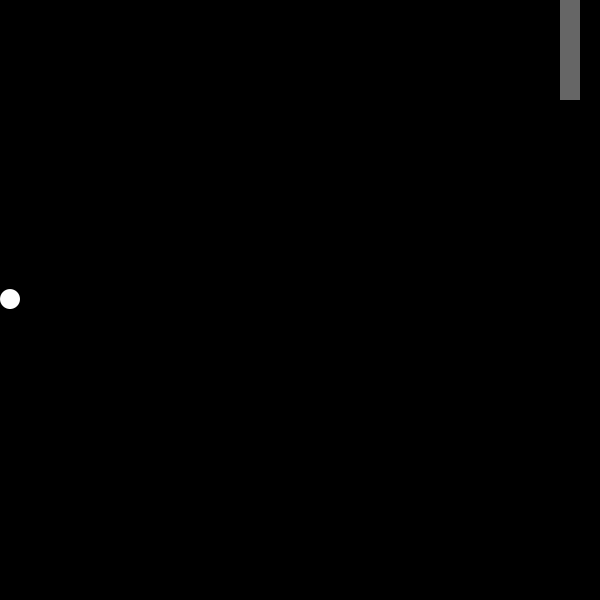
Frame 1 (no input)
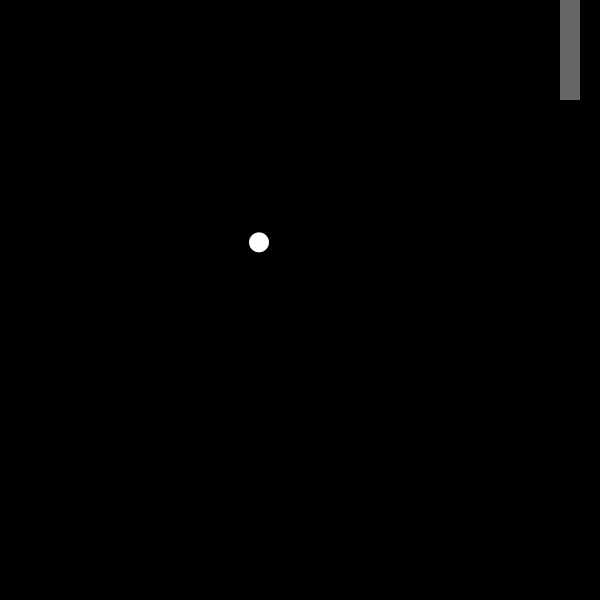
Frame 60 (the mouse pressed at the canvas centre just before this capture)
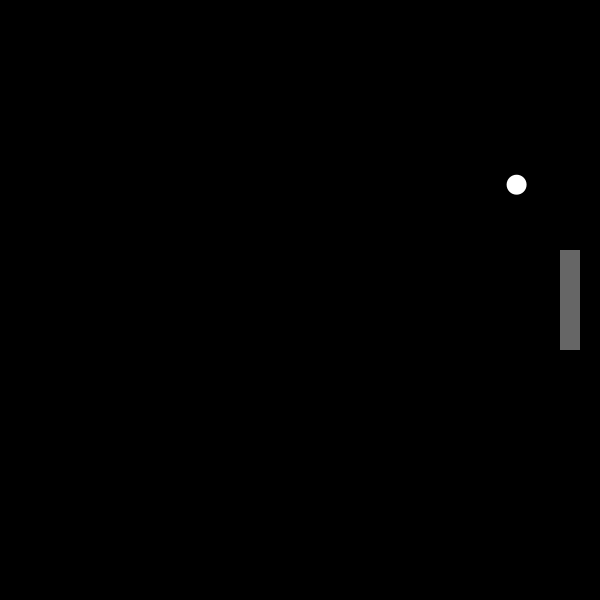
Frame 120 (the mouse held since frame 60 and released just before this capture)

The Processing sketch that drew these frames (run headless with seeded random() and noise(); from frame 60 on, the mouse is pressed at the canvas centre):

// Processing sketch: pong_one_player_2
// ── pong_one_player_2.pde
Ball ball;
Paddle paddle;

void setup() {
  size(600, 600);
  paddle = new Paddle();
  ball = new Ball();
  noCursor();
}

void draw() {
  background(0);

  paddle.update();  // Update paddle
  paddle.display();  // Draw paddle

  ball.update();  // Update ball
  ball.display();  // Draw ball

  // Set variable to true if shapes are overlapping, false if not
  boolean collision = hitPaddle(paddle, ball);
                                
  if (collision == true) {
    ball.hit(paddle);
  }
}

boolean hitPaddle(Paddle p, Ball b) {
 
  float circleDistanceX = abs(b.x - p.x - p.w/2);
  float circleDistanceY = abs(b.y - p.y - p.h/2);
 
  if (circleDistanceX > (p.w/2 + b.radius)) { return false; }
  if (circleDistanceY > (p.h/2 + b.radius)) { return false; }
  if (circleDistanceX <= p.w/2) { return true; }
  if (circleDistanceY <= p.h/2) { return true; }
 
  float cornerDistance = pow(circleDistanceX - p.w/2, 2) + pow(circleDistanceY - p.h/2, 2);
  if (cornerDistance <= pow(b.radius, 2)) {
    return true; 
  } else {
    return false;
  }
}
// ── Ball.pde
class Ball {

  float x;  // X-coordinate of the ball
  float y;  // Y-coordinate of the ball
  float diameter = 20.0;  // Diameter of the ball
  float radius = diameter/2;  // Radius of the ball
  float speedX = random(3, 5);  // Speed along the x-axis
  float speedY = random(-2, 2);  // Speed along the y-axis

  Ball() {
    x = -radius;
    y = height/2;
  }
  
  // Change ball position
  void update() {
    // Update ball coordinates
    x = x + speedX;
    y = y + speedY;

    // Reset position if ball leaves the screen
    if (x > width + radius) {
      x = -radius;
      y = random(height*0.25, height*0.75);
      speedX = random(5, 15);
      speedY = random(-6, 6);
    }

    // If ball hits the left edge, change direction of X
    if (x < radius) {
      x = radius;
      speedX = speedX * -1;
    } 

    // If ball hits top or bottom, change direction of Y  
    if (y > height - radius) {
      y = height - radius;
      speedY = speedY * -1;
    } else if (y < radius) {
      y = radius;
      speedY = speedY * -1;
    }
  }
  
  // Draw ball to the display window
  void display() {
    fill(255);
    noStroke();
    ellipse(x, y, diameter, diameter);
  }
  
  // Change ball direction when paddle is hit
  // and bump it back to the edge of the paddle
  void hit(Paddle p) {
    speedX = speedX * -1;
    x += speedX;
  }
  
}
// ── Paddle.pde
class Paddle {

  int x;  // X-coordinate of the paddle
  int y;  // Y-coordinate of the paddle
  int w = 20;  // Width of the paddle
  int h = 100;  // Height of the paddle


  Paddle() {
    x = width-w*2;
    y = height/2;
  }

  // Change paddle position with cursor
  void update() {
    y = mouseY - h/2;
    y = constrain(y, 0, height-h);
  }

  // Draw paddle to the display window
  void display() {
    fill(102);
    noStroke();
    rect(x, y, w, h);
  }
  
}
